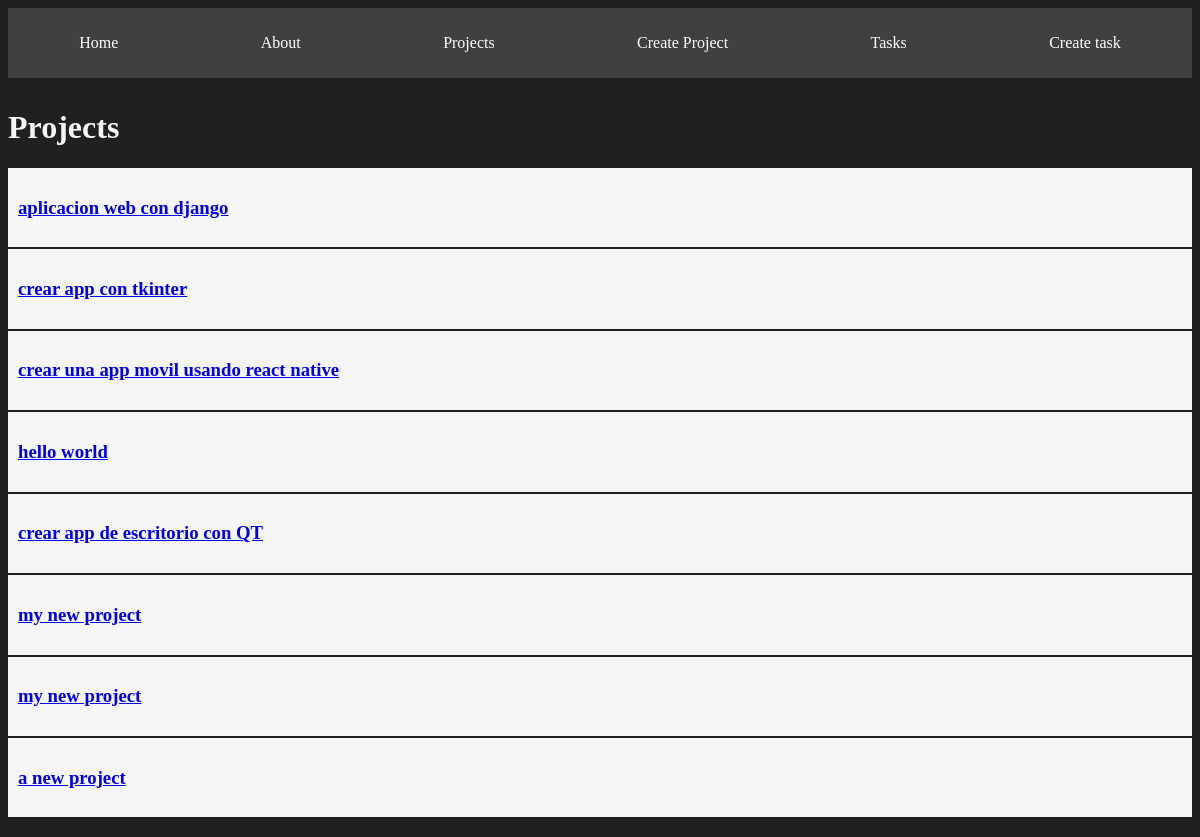
/projects/, run on the app's committed database.
### myapp/models.py (models this page shows, shortened)
class Project(models.Model):
  name = models.CharField(max_length=200)

### myapp/views.py (the view)
# urls.py: path('projects/', views.projects, name="projects"),
def projects(request):
  projects = Project.objects.all()
  return render(request, 'projects/projects.html',{
    'projects': projects
  })

### myapp/templates/projects/projects.html
{% extends 'layouts/base.html' %} {% block content %}
<h1>Projects</h1>
{% for project in projects %}
<article class="card">
  <h3>
    <a href="{% url 'project_detail' project.id %}">{{project.name}}</a>
  </h3>
</article>
{% endfor %} {% endblock %}

### myapp/static/styles/main.css (style rules this page uses)
body { background-color: #202020; color: whitesmoke; }
.card { background-color: whitesmoke; color: black; padding: 10px; margin-bottom: 2px; }

### data on the page
Project: name "aplicacion web con django"
Project: name "crear app con tkinter"
Project: name "crear una app movil usando react native"
Project: name "hello world"
Project: name "crear app de escritorio con QT"
Project: name "my new project"
Project: name "my new project"
Project: name "a new project"
